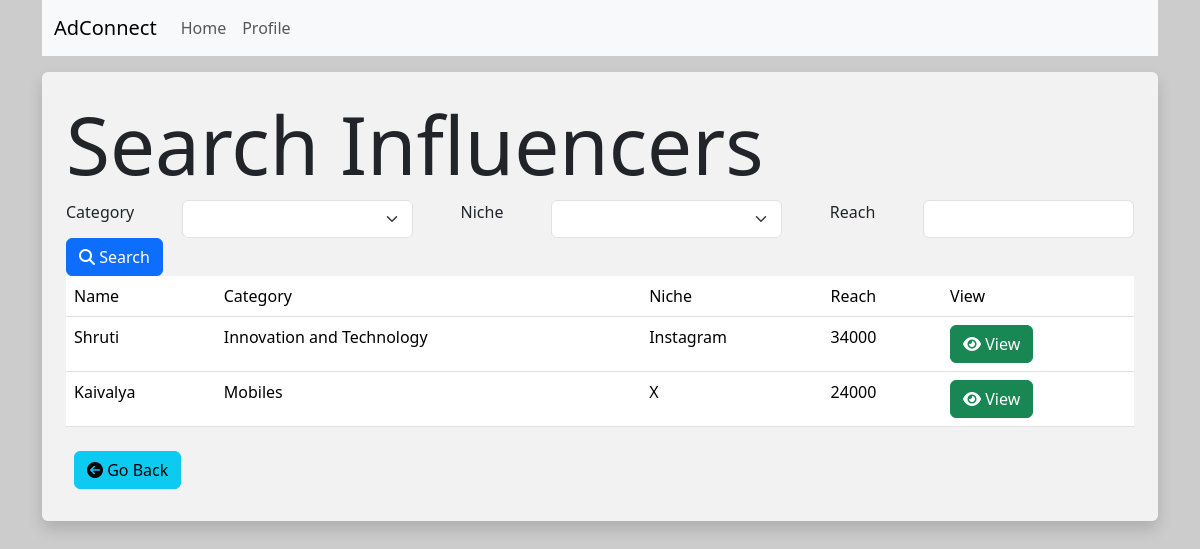
/sponsor/search (signed in), run on an earlier commit of the app's database.
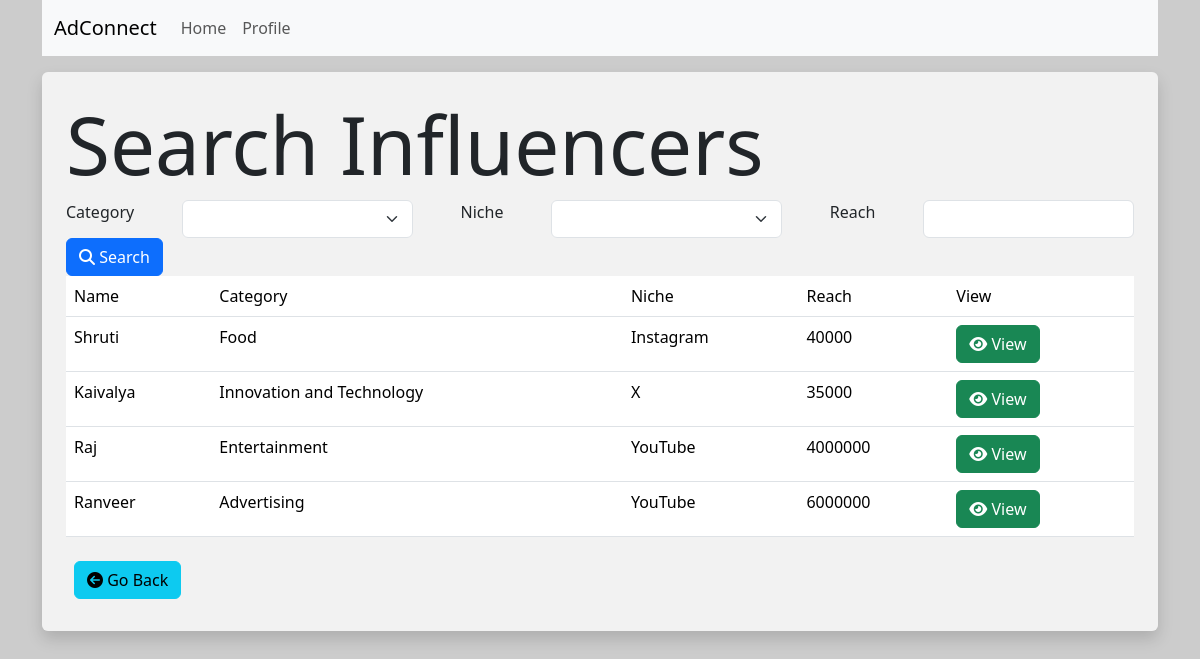
And on a later commit of the database.
### models.py (models this page shows)
class Influencer(db.Model):
    __tablename__ = 'influencers'
    id = db.Column(db.Integer, primary_key=True)
    username = db.Column(db.String(128),unique=True,nullable=False)
    passhash = db.Column(db.String(256),nullable=False)
    name = db.Column(db.String(64),nullable=True)
    category = db.Column(db.String(128),nullable=False)
    niche = db.Column(db.String(128),nullable=False)
    reach = db.Column(db.Integer)
    ad_requests = db.relationship('AdRequest', back_populates='influencer')

### routes.py (the view)
@app.route("/sponsor/search")
@sponsor_required
def search_influencer():
    categories = [influencer.category for influencer in Influencer.query.distinct(Influencer.category).all()]
    niches = [influencer.niche for influencer in Influencer.query.distinct(Influencer.niche).all()]
    influencers = Influencer.query.all()
    return render_template("/sponsor/search_influencers.html", influencers = influencers, categories=categories, niches=niches)

### routes.py (called while the page is built)
def sponsor_required(inner_func):
    @wraps(inner_func)
    def decorated_func(*args, **kwargs):
        if session.get("id"):
            if session.get("user_type") == "sponsor":
                if session['is_flagged'] == True:
                    flash("Error : Your account has been flagged. Please contact our support team at support@adconnect.in ")
                    return redirect(url_for('login'))
                else:
                    return inner_func(*args, **kwargs)
            else:
                flash("Error : You are not authorized to access this page")
                return redirect(url_for('index'))
        else:
            flash("Error : Please log in to continue")
            return redirect(url_for('login'))
    return decorated_func

### templates/sponsor/search_influencers.html (shortened to what this page needs)
{% extends 'layout.html' %}
{% block content %}
<div class="p-4 bg-white bg-opacity-75 rounded shadow mt-3">
    <h1 class="display-1">Search Influencers</h1>
    <form action="{{ url_for('search_influencer_post')}}" method="POST">
        <div class="d-flex gap-5">
            <label for="category">Category</label>
            <select name="category" class="form-select">
                <option value=""></option>
                {% for category in categories %}
                    <option value="{{category}}">{{category}}</option>
                {% endfor %}
            </select>
            <label for="niche">Niche</label>
            <select name="niche" class="form-select">
                <option value=""></option>
                {% for niche in niches %}
                    <option value="{{niche}}">{{niche}}</option>
                {% endfor %}
            </select>
            <label for="reach">Reach</label>
            <input type="number" name="reach" class="form-control" min="0">
        </div>
        <button type="submit" class="btn btn-primary"><i class="fa-solid fa-magnifying-glass"></i> Search</button>
    </form>
    <table class="table table-hover">
        <thead>
            <tr>
                <td>Name</td>
                <td>Category</td>
                <td>Niche</td>
                <td>Reach</td>
                <td>View</td>
            </tr>
        </thead>
        <tbody>
            {% for influencer in influencers %}
                <tr>
                    <td>{{influencer.name}}</td>
                    <td>{{influencer.category}}</td>
                    <td>{{influencer.niche}}</td>
                    <td>{{influencer.reach}}</td>
                    <td><a href="{{url_for('view_influencer', id=influencer.id)}}" class="btn btn-success"><i class="fa-solid fa-eye"></i> View</a></td>
                </tr>
            {% else %}
                <h3 class="display-3">No influencers found.</h3>
            {% endfor %}
        </tbody>
    </table>
    <div class="form-group p-2">
        <a href="{{ url_for('sponsor_home') }}" class="btn btn-info"><i class="fa fa-arrow-circle-left"></i> Go Back</a>
    </div>
</div>
{% endblock %}

What changed in the data, as far as the page shows it:
changed Influencer "Shruti": category "Innovation and Technology" → "Food"; reach "34000" → "40000"
changed Influencer "Kaivalya": category "Mobiles" → "Innovation and Technology"; reach "24000" → "35000"
added Influencer: name "Raj", category "Entertainment", niche "YouTube", reach "4000000"
added Influencer: name "Ranveer", category "Advertising", niche "YouTube", reach "6000000"
